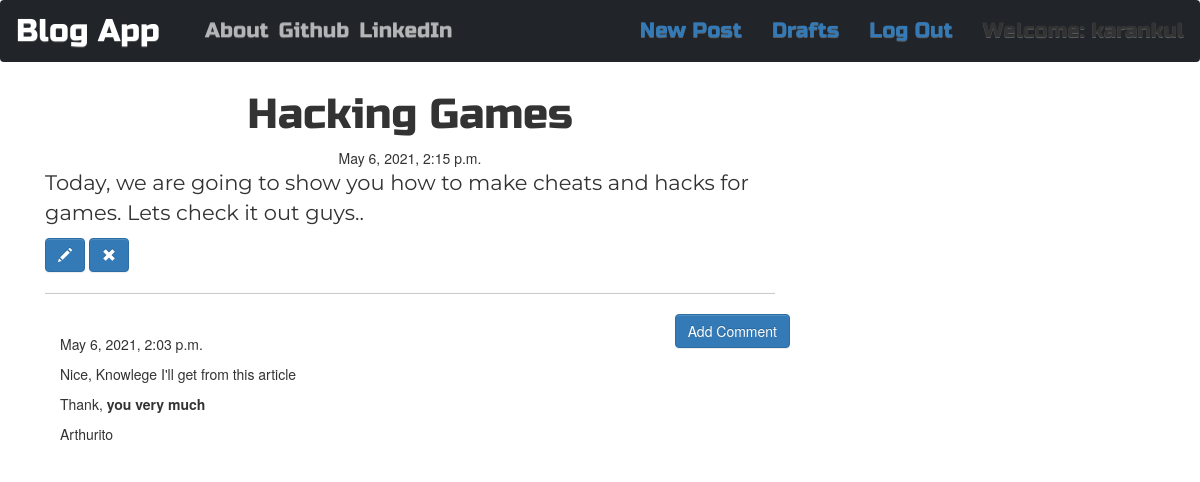
The app's page /post/20/ (signed in) with its own data.
### blog_app/models.py (models this page shows, shortened)
class Post(models.Model):
    author = models.ForeignKey(User, on_delete=models.CASCADE)
    title = models.CharField(max_length=54)
    text =  models.TextField()
    created_date = models.DateTimeField(default=timezone.now())
    published_date = models.DateTimeField(blank=True, null=True)

class Comment(models.Model):
    post = models.ForeignKey(Post, related_name='comments', on_delete=models.CASCADE)
    author = models.CharField(max_length=52)
    text = models.TextField()
    created_date = models.DateTimeField(default=timezone.now())
    approved_comment = models.BooleanField(default=False)

### blog_app/views.py (the view)
# urls.py: path('post/<int:pk>/', views.PostDetailView.as_view(), name='post_detail'),
class PostDetailView(DetailView):
    model = Post

### blog_app/templates/blog_app/post_detail.html (shortened to what this page needs)
{% extends "blog_app/base.html" %}
{% block content %}
<h1 class="posttitle loader">{{post.title}}</h1>
{% if post.published_date %}
<div class="date postdate">
    {{post.published_date}}
</div>
{% else %}
<a class="btn btn-default" href="{% url 'blog_app:post_publish' pk=post.pk %}">Publish</a>
{% endif %}
<p class="postcontent">{{post.text|safe|linebreaksbr}}</p>
{% if user.is_authenticated %}
    <a class="btn btn-primary" href="{% url 'blog_app:post_edit' pk=post.pk %}">
    <span class="glyphicon glyphicon-pencil"></span>
    </a>
    <a class="btn btn-primary" href="{% url 'blog_app:post_remove' pk=post.pk %}">
        <span class="glyphicon glyphicon-remove"></span>
    </a>
{% endif %}
<hr>
<a class="btn btn-primary btn-comment" href="{% url 'blog_app:add_comment_to_post' pk=post.pk %}">Add Comment</a>
<div class="container">
    {% for comment in post.comments.all %}
    <br>
    {% if user.is_authenticated or comment.approved_comment %}
    {{comment.created_date}}
        <p>{{comment.text|safe|linebreaks}}</p>
        <p>{{comment.author}}</p>
    {% endif %}
    {% empty %}
    <P>No Comments!</P>
    {% endfor %}
{% endblock %}

### blog_app/templates/blog_app/base.html (shortened to what this page needs)
<!DOCTYPE html>
{% load static %}
<html>
    <head>
        <link href="https://cdn.jsdelivr.net/npm/bootstrap@5.0.0-beta3/dist/css/bootstrap.min.css" rel="stylesheet">
        <link rel="stylesheet" href="https://maxcdn.bootstrapcdn.com/bootstrap/3.3.7/css/bootstrap-theme.min.css">
        <link rel="stylesheet" href="https://maxcdn.bootstrapcdn.com/bootstrap/3.3.7/css/bootstrap.min.css">
        <link rel="stylesheet" href="//cdn.jsdelivr.net/npm/medium-editor@latest/dist/css/medium-editor.min.css" type="text/css" media="screen" charset="utf-8">
        <link rel="stylesheet" href="{% static 'css/blog.css' %}">
    </head>
    <body class="loader">
        <nav class="navbar navbar-expand-lg navbar-dark bg-dark techfont">
            <a class="navbar-brand bigbrand" href="{% url 'blog_app:post_list' %}">Blog App</a>
            <div class="collapse navbar-collapse" id="navbarNav">
              <ul class="navbar-nav">
                <li class="nav-item">
                  <a class="nav-link" href="{% url 'blog_app:about' %}">About</a>
                </li>
                <li class="nav-item">
                  <a class="nav-link" href="https://github.com">Github</a>
                </li>
                <li class="nav-item">
                  <a class="nav-link" href="https://linkedin.com">LinkedIn</a>
                </li>
              </ul>
              <ul class="nav navbar-nav navbar-right">
                {% if user.is_authenticated %}
                <li>
                  <a href="{% url 'blog_app:post_new' %}">New Post</a>
                </li>
                <li>
                  <a href="{% url 'blog_app:post_draft_list' %}">Drafts</a>
                </li>
                <li>
                  <a href="{% url 'logout' %}">Log Out</a>
                </li>
                <li>
                  <a>Welcome: {{user.username}}</a>
                </li>
                {% else %}
                <li><a class='nav navbar-right' href="{% url 'login' %}"><span class='glyphicon glyphicon-user'></span></a></li>
                {% endif %}
              </ul>
            </div>
          </nav>
          <div class="content container">
            <div class="row">
              <div class="col-md-8">
                <div class="blog_posts">
                  {% block content %}
                  {% endblock %}
                </div>
              </div>
          </div>
    </body>
</html>

### blog_app/static/css/blog.css (style rules this page uses)
.techfont { font-family: 'Russo One', sans-serif; font-size: 1.5em; margin-bottom: 10px; }
.bigbrand { font-size: 1.5em; }
.postdate { text-align: center; }
.posttitle { font-family: 'Russo One', sans-serif; font-size: 3em; text-align: center; }
.postcontent { font-family: Montserrat; font-size: 1.5em; }
.btn-comment { position: absolute; right: 0px; }
.loader { filter:hue-rotate(0deg); color:linear-gradient(45deg,#0f8,#08f); animation:hue 10000ms infinite linear; }

### records on screen
Post: title "Hacking Games", published_date "May 6, 2021, 2:15 p.m.", text "Today, we are going to show you how to make cheats and hacks for games. Lets check it out guys.."
Comment: created_date "May 6, 2021, 2:03 p.m.", text "Nice, Knowlege I'll get from this article Thank, you very much", author "Arthurito"

### other values on screen
{{ user.username }} "karankul"
